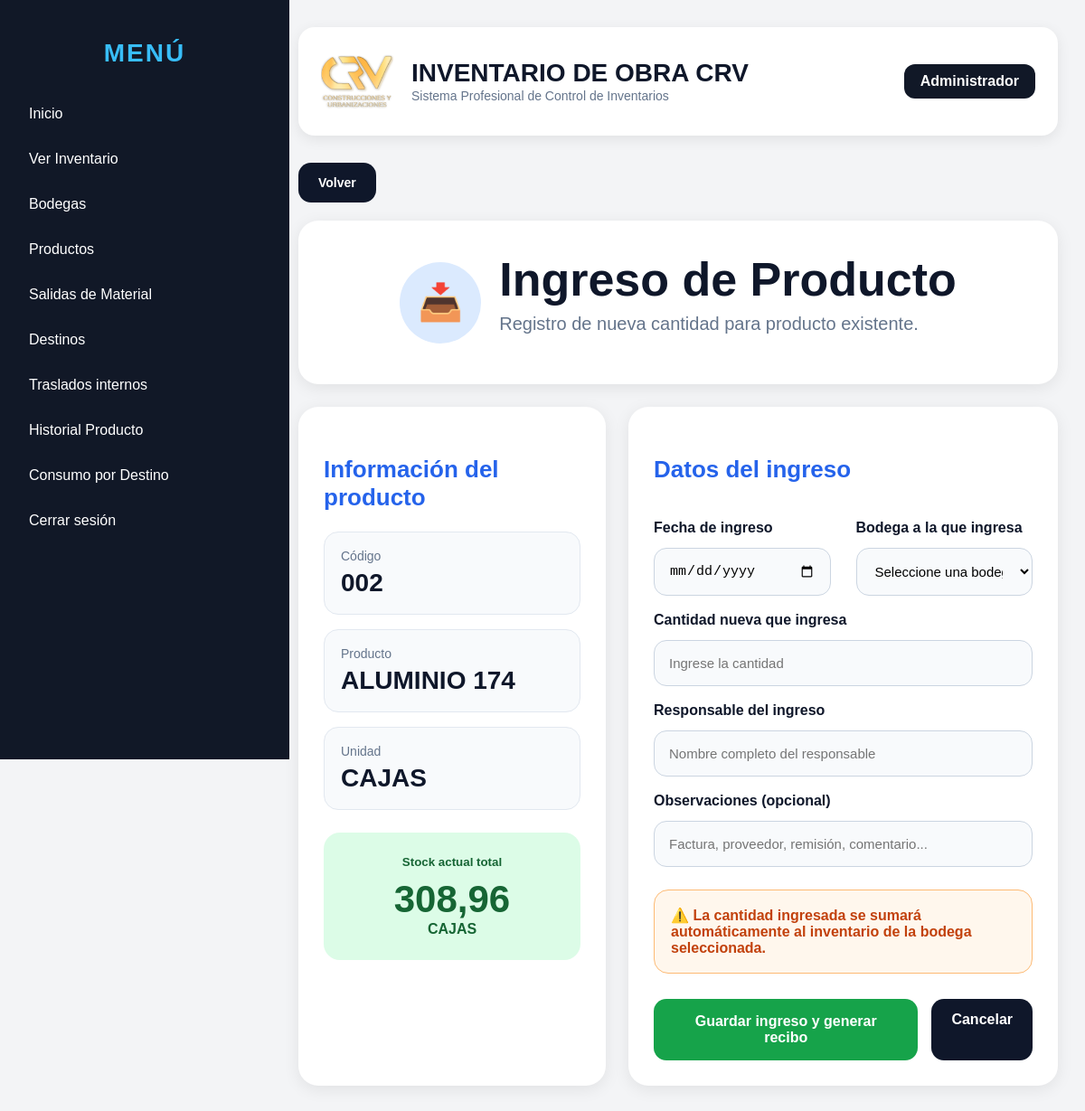
Before: /productos/ingresar/2 (signed in) with the older database file.
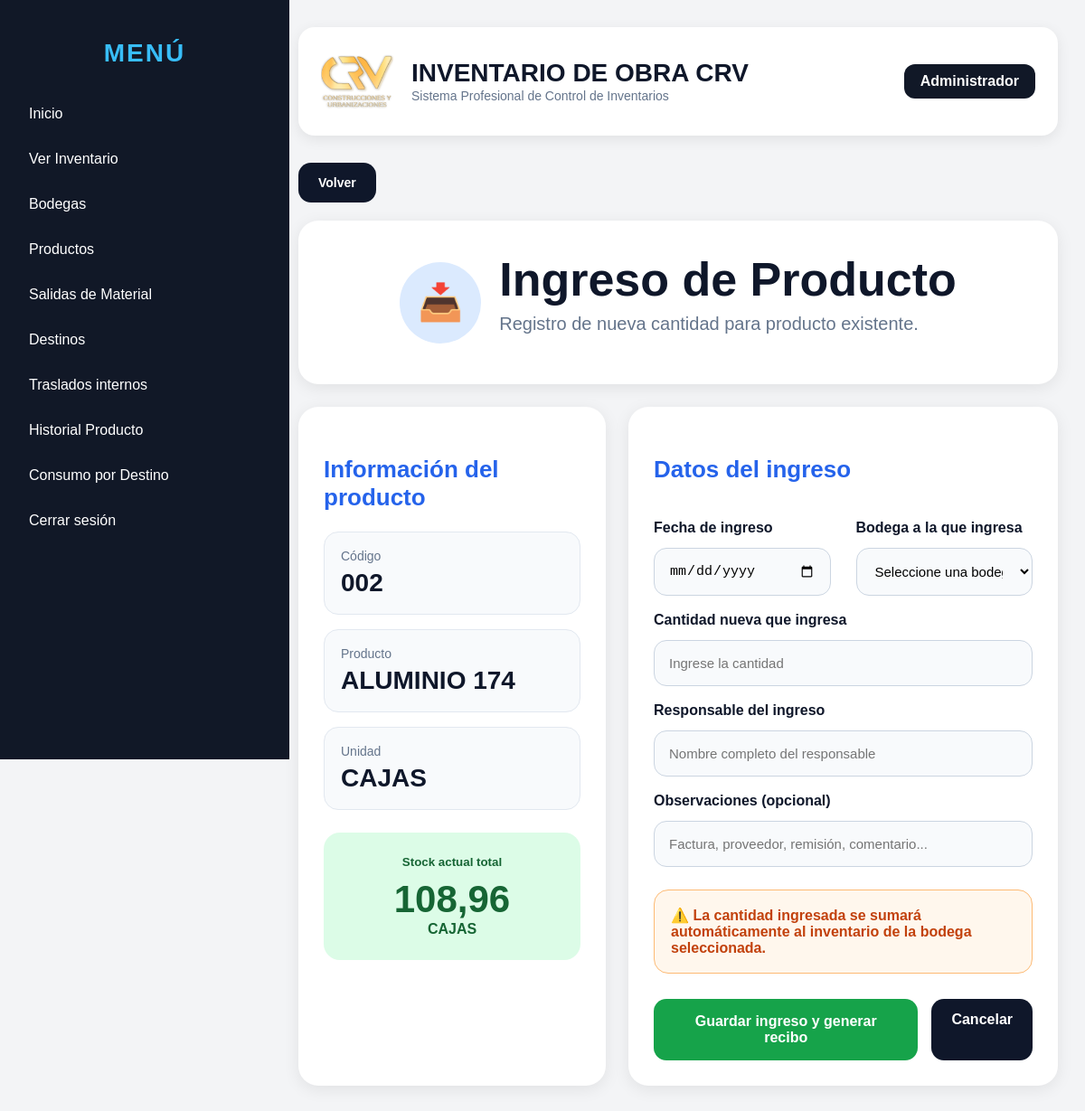
After: the same page with the newer database file.
### models/producto.py (models this page shows)
class Producto(db.Model):
    __tablename__ = "productos"
    id = db.Column(db.Integer, primary_key=True)
    codigo = db.Column(db.String(50), unique=True, nullable=False)
    nombre = db.Column(db.String(150), nullable=False)
    categoria = db.Column(db.String(100))
    unidad = db.Column(db.String(50))
    stock = db.Column(db.Float, default=0)
    stock_minimo = db.Column(db.Float, default=0)
    precio = db.Column(db.Float, default=0)
    activo = db.Column(db.Boolean, default=True)

### routes/productos.py (the view, shortened to what this page needs)
@productos_bp.route("/productos/ingresar/<int:id>", methods=["GET", "POST"])
@login_required
def ingresar_producto(id):
    producto = Producto.query.get_or_404(id)
    bodegas = Obra.query.order_by(Obra.nombre.asc()).all()
    return render_template(
        "productos/ingresar.html",
        producto=producto,
        bodegas=bodegas
    )

### templates/productos/ingresar.html (shortened to what this page needs)
{% extends "base.html" %}
{% block content %}
<div class="header-actions no-print">
    <button onclick="window.history.back()" class="btn-dark-custom">
        Volver
    </button>
</div>
<div class="page-title-card">
    <div class="title-icon">
        📥
    </div>
    <div>
        <h1>Ingreso de Producto</h1>
        <p>Registro de nueva cantidad para producto existente.</p>
    </div>
</div>
<div class="ingreso-grid">
    <div class="producto-info-card">
        <h3>Información del producto</h3>
        <div class="producto-item">
            <span>Código</span>
            <strong>{{ producto.codigo }}</strong>
        </div>
        <div class="producto-item">
            <span>Producto</span>
            <strong>{{ producto.nombre }}</strong>
        </div>
        <div class="producto-item">
            <span>Unidad</span>
            <strong>{{ producto.unidad }}</strong>
        </div>
        <div class="stock-total-card">
            <small>Stock actual total</small>
            <h2>
                {{ "{:,.2f}".format(producto.stock).replace(",", "X").replace(".", ",").replace("X", ".") }}
            </h2>
            <span>{{ producto.unidad }}</span>
        </div>
    </div>
    <div class="formulario-card">
        <h3>Datos del ingreso</h3>
        <form method="POST">
            <div class="form-grid">
                <div>
                    <label>Fecha de ingreso</label>
                    <input
                        type="date"
                        name="fecha_ingreso"
                        value="{{ fecha_actual }}"
                        required
                    >
                </div>
                <div>
                    <label>Bodega a la que ingresa</label>
                    <select name="obra_id" required>
                        <option value="">
                            Seleccione una bodega
                        </option>
                    </select>
                </div>
            </div>
            <label>Cantidad nueva que ingresa</label>
            <input
                type="number"
                step="0.01"
                name="cantidad"
                placeholder="Ingrese la cantidad"
                required
            >
            <label>Responsable del ingreso</label>
            <input
                type="text"
                name="responsable"
                placeholder="Nombre completo del responsable"
                required
            >
            <label>Observaciones (opcional)</label>
            <input
                type="text"
                name="observaciones"
                placeholder="Factura, proveedor, remisión, comentario..."
            >
            <div class="alerta-info">
                ⚠️ La cantidad ingresada se sumará automáticamente
                al inventario de la bodega seleccionada.
            </div>
            <div class="acciones-formulario">
                <button type="submit" class="btn-success-custom">
                    Guardar ingreso y generar recibo
                </button>
                <a href="/productos" class="btn-cancelar">
                    Cancelar
                </a>
            </div>
        </form>
    </div>
</div>
{% endblock %}

Changed rows visible on the page:
changed Producto "ALUMINIO 174": stock "308,96" → "108,96"
